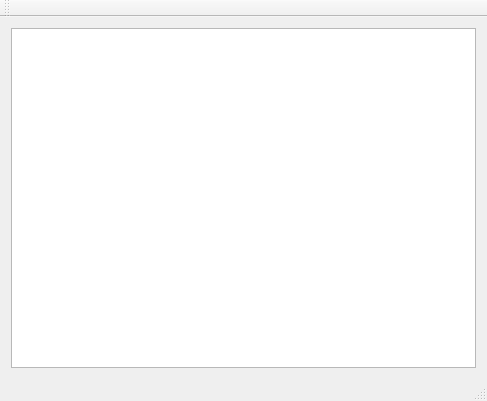
<?xml version="1.0" encoding="UTF-8"?>
<ui version="4.0">
 <class>MainWindow</class>
 <widget class="QMainWindow" name="MainWindow">
  <property name="geometry">
   <rect>
    <x>0</x>
    <y>0</y>
    <width>487</width>
    <height>401</height>
   </rect>
  </property>
  <property name="windowTitle">
   <string>MainWindow</string>
  </property>
  <widget class="QWidget" name="centralWidget">
   <layout class="QGridLayout" name="gridLayout">
    <item row="0" column="0">
     <widget class="QSmartGraphicsView" name="graphicsView">
      <property name="styleSheet">
       <string notr="true"/>
      </property>
     </widget>
    </item>
   </layout>
  </widget>
  <widget class="QMenuBar" name="menuBar">
   <property name="geometry">
    <rect>
     <x>0</x>
     <y>0</y>
     <width>487</width>
     <height>20</height>
    </rect>
   </property>
  </widget>
  <widget class="QToolBar" name="mainToolBar">
   <attribute name="toolBarArea">
    <enum>TopToolBarArea</enum>
   </attribute>
   <attribute name="toolBarBreak">
    <bool>false</bool>
   </attribute>
  </widget>
  <widget class="QStatusBar" name="statusBar"/>
 </widget>
 <layoutdefault spacing="6" margin="11"/>
 <customwidgets>
  <customwidget>
   <class>QSmartGraphicsView</class>
   <extends>QGraphicsView</extends>
   <header>qsmartgraphicsview.h</header>
  </customwidget>
 </customwidgets>
 <resources/>
 <connections/>
</ui>
